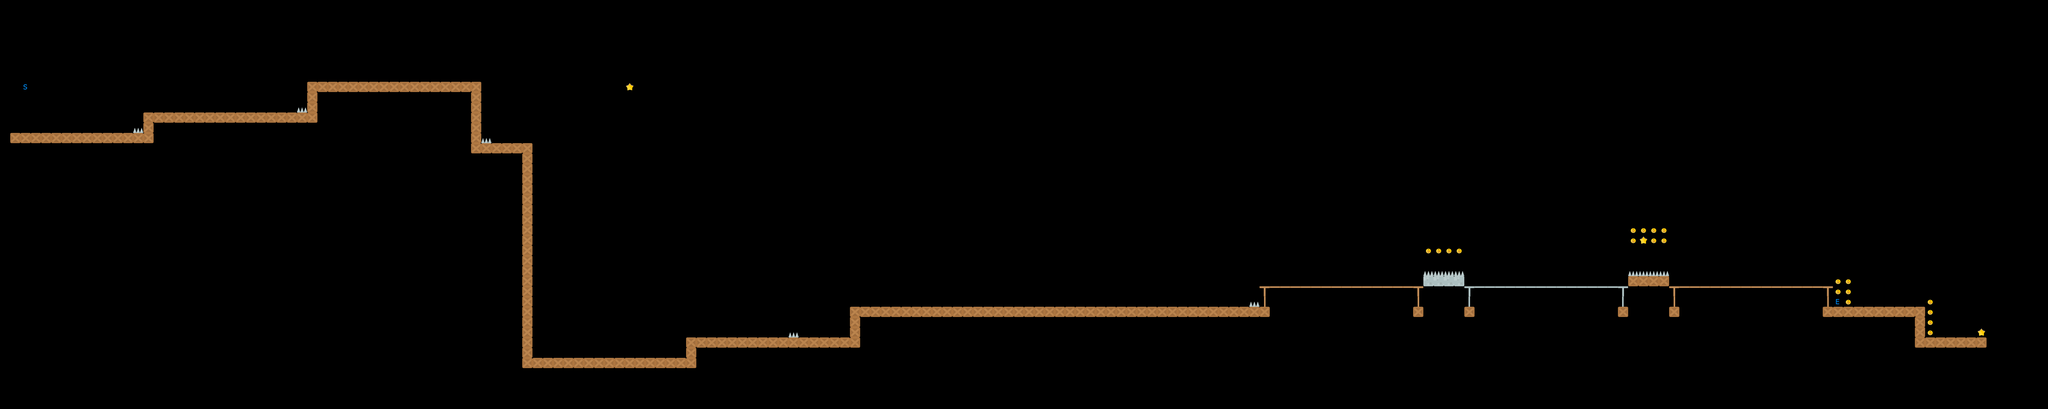

The image is a tile-based game level rendered from a .tmx file. Its description and source (layers, tilesets, objects; grid data summarised) follow:
An orthogonal 200x40 tile map with 32x32 px tiles, 1 tile layer (Tiles).

<map version="1.0" orientation="orthogonal" width="200" height="40" tilewidth="32" tileheight="32">
 <tileset firstgid="1" name="test" tilewidth="32" tileheight="32">
  <image source="test.png" width="416" height="32" />
 </tileset>
 <layer name="Tiles" width="200" height="40">
  <data>[8000 cells, 283 non-empty, 13 distinct tile ids]</data>
 </layer>
</map>
